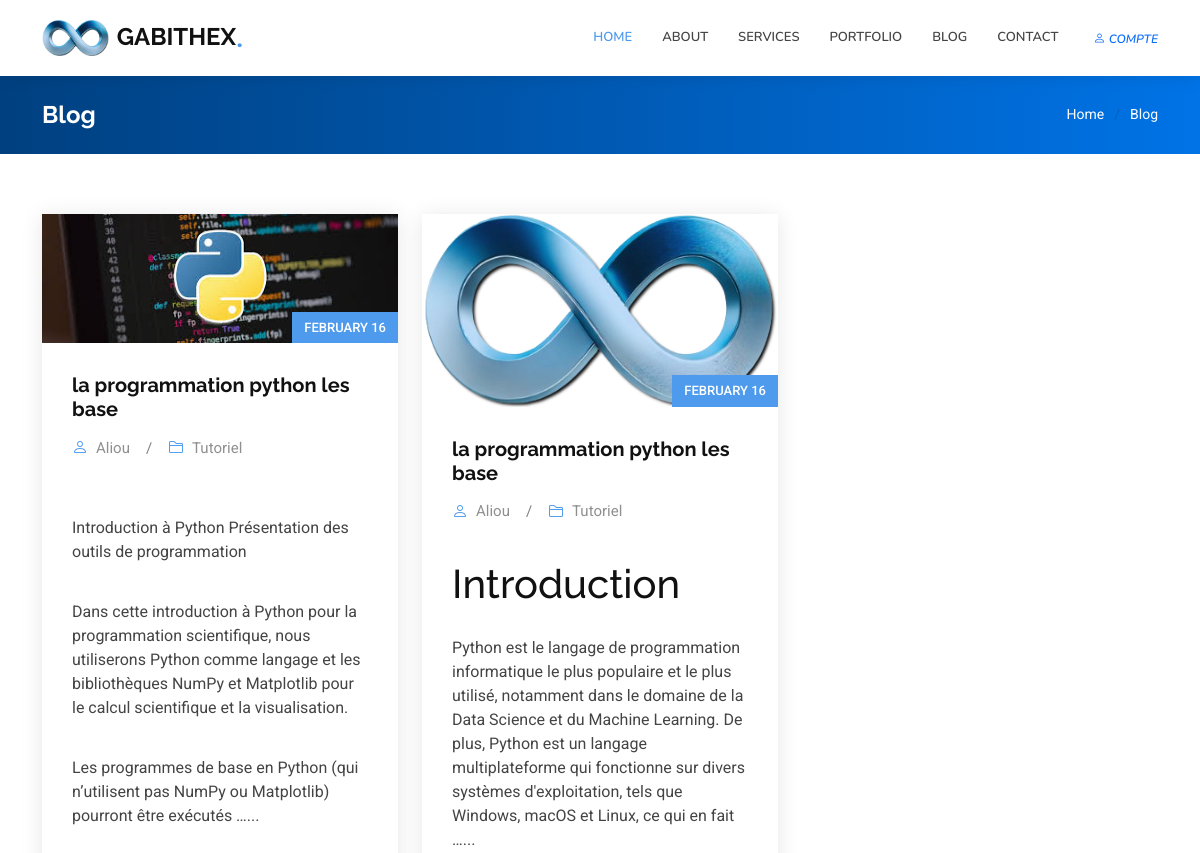
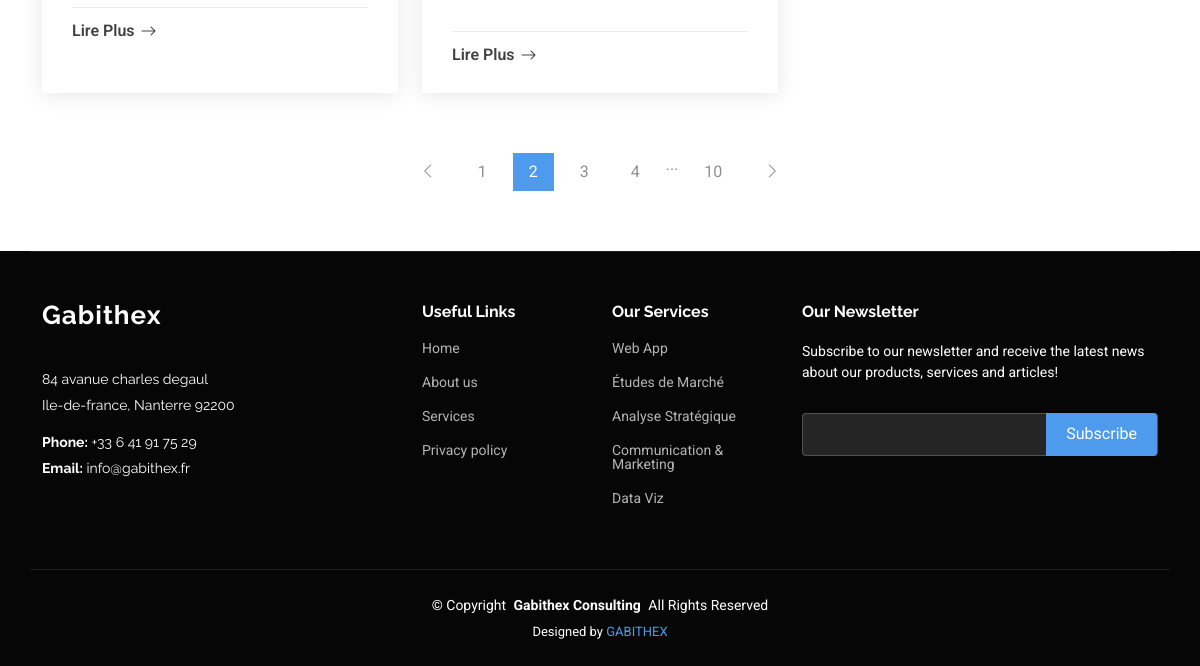
Page /blog/ on the earlier database version (2 pictures, top to bottom).
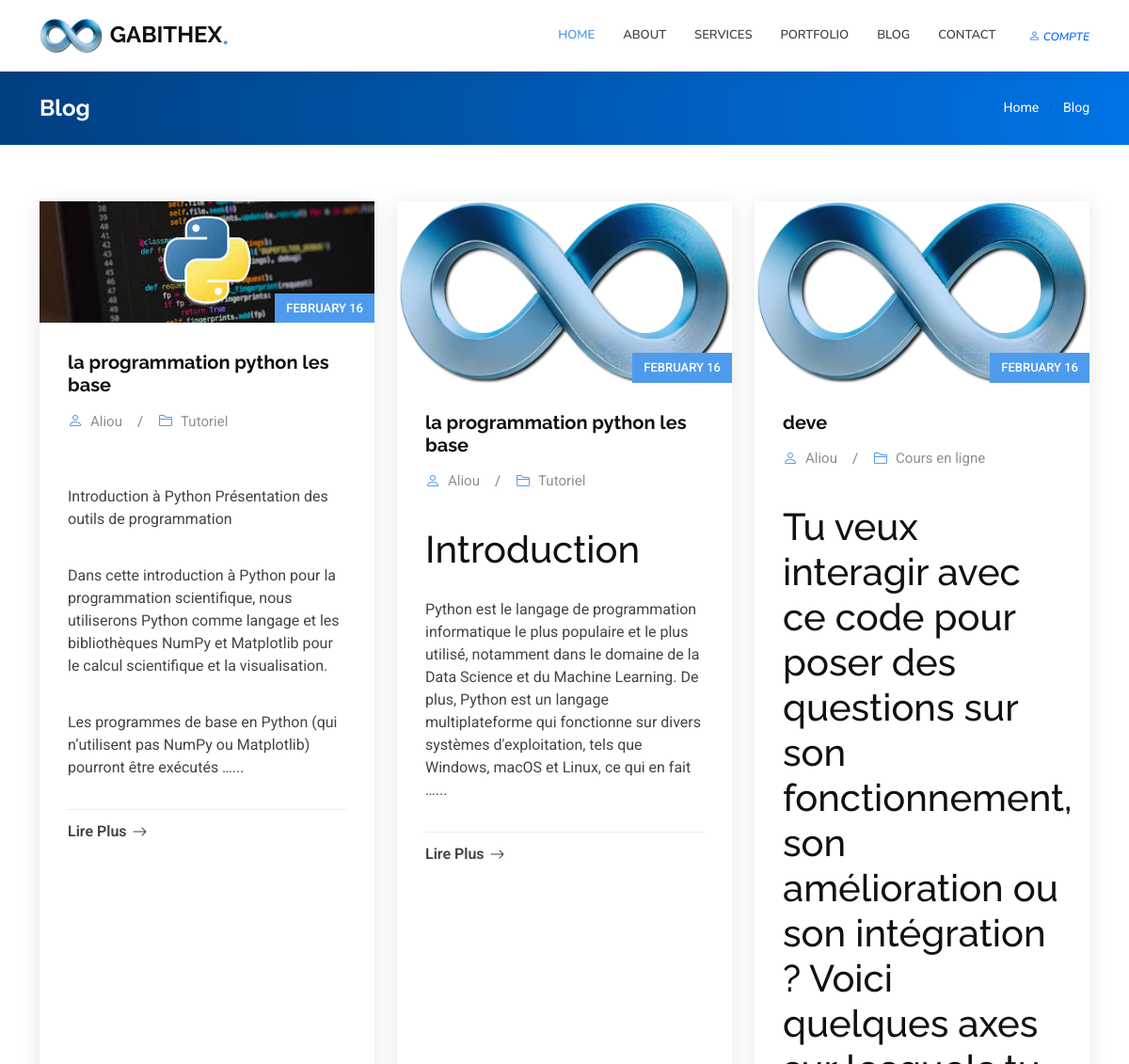
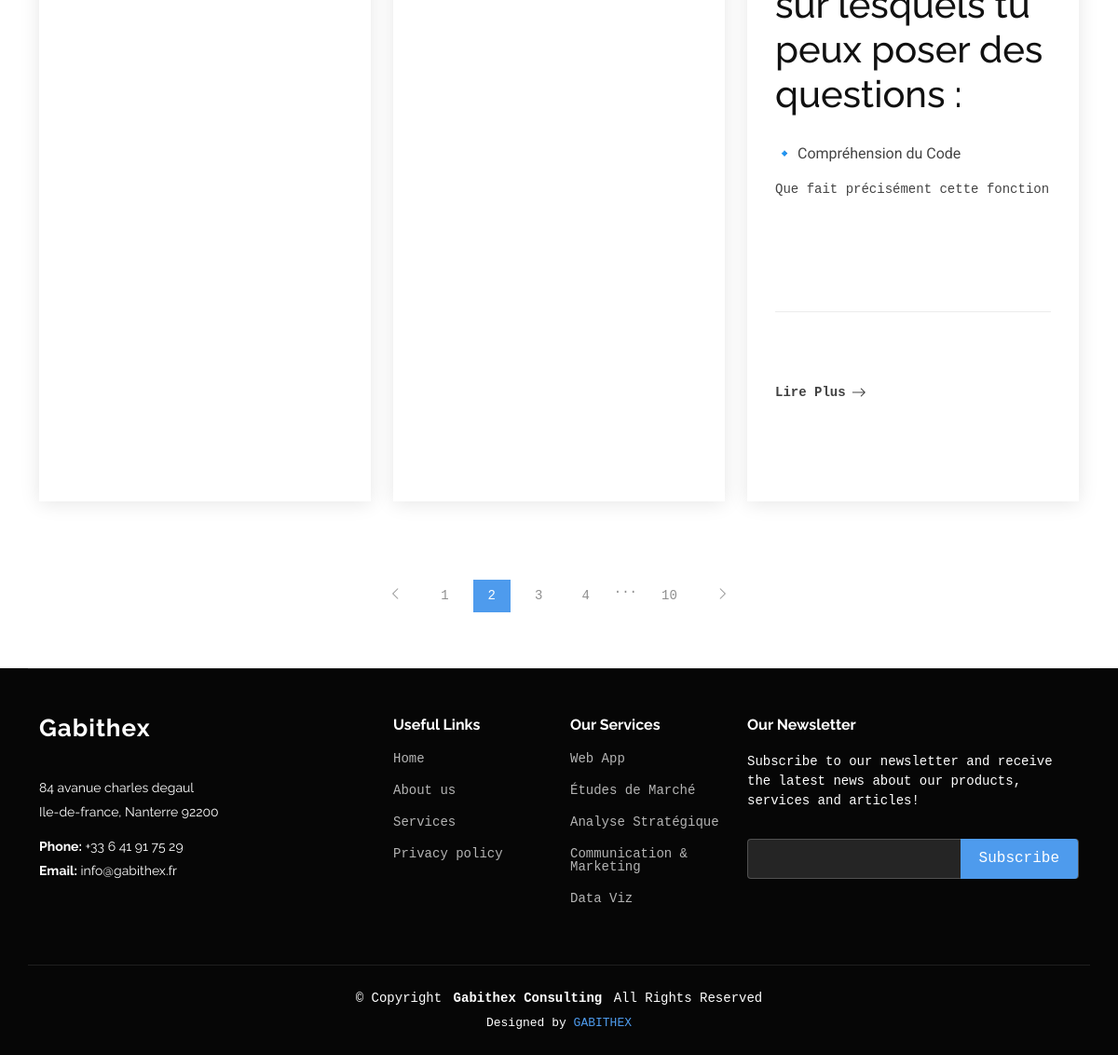
Same page on the later database version (2 pictures, top to bottom).
### nene/models.py (models this page shows, shortened)
class Article(models.Model):
    title = models.CharField(max_length=255, verbose_name="Titre")
    slug = models.SlugField(unique=True, blank=True, verbose_name="Slug")
    author = models.CharField(max_length=100, verbose_name="Auteur")
    category = models.CharField(max_length=100, verbose_name="Catégorie")
    content = models.TextField(verbose_name="Contenu (Markdown)")  # Markdown pour le texte et le code
    image = models.ImageField(upload_to="articles/", verbose_name="Image", null=True, blank=True)
    published_date = models.DateField(auto_now_add=True, verbose_name="Date de publication")
    def render_markdown(self):
        return mark_safe(markdown.markdown(
            self.content,
            extensions=["fenced_code", "codehilite"]  # Active les blocs de code
        ))

### nene/views.py (the view)
# urls.py: path('blog/', views.blog, name='blog'),
def blog(request):
    articles = Article.objects.all().order_by("-published_date")  # Trier du plus récent au plus ancien
    return render(request, "nene/blog.html", {"articles": articles})

### templates/nene/blog.html
{% extends "nene/base.html" %}
{% load static %}
{% block content %}
    <div class="page-title accent-background">
      <div class="container d-lg-flex justify-content-between align-items-center">
        <h1 class="mb-2 mb-lg-0">Blog</h1>
        <nav class="breadcrumbs">
          <ol>
            <li><a href="{% url 'index' %}">Home</a></li>
            <li class="current">Blog</li>
          </ol>
        </nav>
      </div>
    </div>
    <section id="blog-posts" class="blog-posts section">
      <div class="container">
        <div class="row gy-4">
        {% for article in articles %}
          <div class="col-lg-4">
            <article class="position-relative h-100">
              <div class="post-img position-relative overflow-hidden">
                {% if article.image %}
                    <img src="{{ article.image.url }}" class="img-fluid w-100" alt="{{ article.title }}">
                {% else %}
                    <img src="{% static 'nen/img/GABITHEX1.png' %}" class="img-fluid w-100" alt="">
                {% endif %}
                <span class="post-date">{{ article.published_date|date:"F d" }}</span>
            </div>
              <div class="post-content d-flex flex-column">
                <h3 class="post-title">{{ article.title }}</h3>
                <div class="meta d-flex align-items-center">
                  <div class="d-flex align-items-center">
                    <i class="bi bi-person"></i> <span class="ps-2"> {{ article.author }} </span>
                  </div>
                  <span class="px-3 text-black-50">/</span>
                  <div class="d-flex align-items-center">
                    <i class="bi bi-folder2"></i> <span class="ps-2">{{ article.category }}</span>
                  </div>
                </div>
                <p>
                  {{ article.render_markdown|truncatewords:50|safe }}...
                </p>
                <hr>
                <a href="{% url 'blog_detail' slug=article.slug %}" class="readmore stretched-link"><span>Lire Plus</span><i class="bi bi-arrow-right"></i></a>
              </div>
            </article>
          </div>
        {% endfor %}
        </div>
      </div>
    </section>
    <section id="blog-pagination" class="blog-pagination section">
      <div class="container">
        <div class="d-flex justify-content-center">
          <ul>
            <li><a href="#"><i class="bi bi-chevron-left"></i></a></li>
            <li><a href="#">1</a></li>
            <li><a href="#" class="active">2</a></li>
            <li><a href="#">3</a></li>
            <li><a href="#">4</a></li>
            <li>...</li>
            <li><a href="#">10</a></li>
            <li><a href="#"><i class="bi bi-chevron-right"></i></a></li>
          </ul>
        </div>
      </div>
    </section>
 {%endblock%}

### templates/nene/base.html (shortened to what this page needs)
<!DOCTYPE html>
{% load static %}
<html lang="en">
<head>
 <link href="{% static 'nene/vendor/bootstrap/css/bootstrap.min.css' %}" rel="stylesheet">
 <link href="{% static 'nene/vendor/bootstrap-icons/bootstrap-icons.css' %}" rel="stylesheet">
 <link href="{% static 'nene/vendor/aos/aos.css' %}" rel="stylesheet">
 <link href="{% static 'nene/vendor/glightbox/css/glightbox.min.css' %}" rel="stylesheet">
 <link href="{% static 'nene/vendor/swiper/swiper-bundle.min.css' %}" rel="stylesheet">
 <link href="{% static 'nene/css/main.css' %}?v={{ timestamp }}" type="text/css" rel="stylesheet">
  <link rel="stylesheet" href="https://cdnjs.cloudflare.com/ajax/libs/highlight.js/11.7.0/styles/github-dark.min.css">
</head>
<body class="index-page">
  <header id="header" class="header d-flex align-items-center sticky-top">
    <div class="container position-relative d-flex align-items-center">
      <a href="{% url 'index' %}" class="logo d-flex align-items-center me-auto">
        <img src="{% static 'nene/img/GABITHEX1.png' %}"alt="">
        <h1 class="sitename">GABITHEX</h1><span>.</span>
      </a>
      <nav id="navmenu" class="navmenu">
        <ul>
          <li><a href="{% url 'index' %}" class="active">Home</a></li>
          <li class="dropdown"><a href="{% url 'about' %}"><span>About</span> </a>
          </li>
          <li><a href="{% url 'services' %}">Services</a></li>
          <li><a href="">Portfolio</a></li>
          <li><a href="{% url 'blog' %}">Blog</a></li>
          <li><a href="{% url 'contact' %}">Contact</a></li>
          <li><a href="{% url 'admin:index' %}"><i class="bi bi-person text-primary"> compte</i></a></li>
        </ul>
      </nav>
    </div>
  </header>
  <main class="main">
    {% block content %}{%endblock%}
  </main>
  <footer id="footer" class="footer dark-background">
    <div class="container footer-top">
      <div class="row gy-4">
        <div class="col-lg-4 col-md-6 footer-about">
          <a href="index' %}" class="logo d-flex align-items-center">
            <span class="sitename">Gabithex</span>
          </a>
          <div class="footer-contact pt-3">
            <p>84 avanue charles degaul</p>
            <p>Ile-de-france, Nanterre 92200</p>
            <p class="mt-3"><strong>Phone:</strong> <span>+33 6 41 91 75 29</span></p>
            <p><strong>Email:</strong> <span>info@gabithex.fr</span></p>
          </div>
        </div>
        <div class="col-lg-2 col-md-3 footer-links">
          <h4>Useful Links</h4>
          <ul>
            <li><a href="{% url 'index' %}" >Home</a></li>
            <li><a href="{% url 'about' %}">About us</a></li>
            <li><a href="{% url 'services' %}">Services</a></li>
            <li><a href="#">Privacy policy</a></li>
          </ul>
        </div>
        <div class="col-lg-2 col-md-3 footer-links">
          <h4>Our Services</h4>
          <ul>
            <li><a href="#">Web App</a></li>
            <li><a href="#">Études de Marché</a></li>
            <li><a href="#">Analyse Stratégique</a></li>
            <li><a href="#">Communication & Marketing</a></li>
            <li><a href="#">Data Viz</a></li>
          </ul>
        </div>
        <div class="col-lg-4 col-md-12 footer-newsletter">
          <h4>Our Newsletter</h4>
          <p>Subscribe to our newsletter and receive the latest news about our products, services and articles!</p>
          <form action="forms/newsletter.php" method="post" class="php-email-form">
            <div class="newsletter-form"><input type="email" name="email"><input type="submit" value="Subscribe"></div>
          </form>
        </div>
      </div>
    </div>
    <div class="container copyright text-center mt-4">
      <p>© <span>Copyright</span> <strong class="px-1 sitename">Gabithex Consulting</strong> <span>All Rights Reserved</span></p>
      <div class="credits">
        Designed by <a href="{% url 'index' %}" >GABITHEX</a>
      </div>
    </div>
  </footer>
</body>
</html>

Differences in the rows shown:
added Article: published_date "FEBRUARY 16", title "deve", author "Aliou", category "Cours en ligne", render_markdown "Tu veux interagir avec ce code pour poser des questions sur son fonctionnement, son amélioration ou son intégration ? Voici quelques axes sur lesquels tu peux poser des questions : 🔹 Compréhension du Code Que fait précisément cette fonction"
